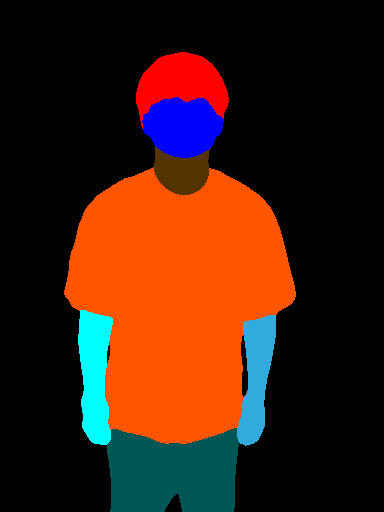
#> input picture styleme/resized_segmentation_img.png, 384 x 512 px
$ python get_seg_grayscale.py
#> lines starting #> are read from the running program, lines starting #| are printed output that depends on the picture
import cv2
from PIL import Image
import pickle
import json
import numpy as np

img = Image.open('./resized_segmentation_img.png')
#> img is the input picture: PIL image 384x512 RGB; mean R, G, B 62.8, 30.5, 16.8
img_w ,img_h = img.size
#> img_w = 384; img_h = 512

img = np.array(img)
gray_img=np.zeros((img_h,img_w))

for y_idx in range(img.shape[0]):
    for x_idx in range(img.shape[1]):
        tmp = img[y_idx][x_idx]
        if np.array_equal(tmp, [0,0,0]):
            gray_img[y_idx][x_idx] = 0
        if np.array_equal(tmp, [255,0,0]):
            gray_img[y_idx][x_idx] = 2 #머리카락
        elif np.array_equal(tmp, [0,0,255]):
            gray_img[y_idx][x_idx] = 13 #머리
        elif np.array_equal(tmp, [85, 51, 0]):
            gray_img[y_idx][x_idx] = 10 #목
        elif np.array_equal(tmp, [255, 85, 0]):
            gray_img[y_idx][x_idx] = 5 #몸통
        elif np.array_equal(tmp, [0, 255, 255]):
            gray_img[y_idx][x_idx] = 15 #왼팔
        elif np.array_equal(tmp, [51, 170, 221]):
            gray_img[y_idx][x_idx] = 14 #오른팔
        elif np.array_equal(tmp, [0, 85, 85]):
            gray_img[y_idx][x_idx] = 9 #바지
        elif np.array_equal(tmp, [0, 0, 85]):
            gray_img[y_idx][x_idx] = 6 #원피스
        elif np.array_equal(tmp, [0, 128, 0]):
            gray_img[y_idx][x_idx] = 12 #치마
        elif np.array_equal(tmp, [177, 255, 85]):
            gray_img[y_idx][x_idx] = 17 #왼다리
        elif np.array_equal(tmp, [85, 255, 170]):
            gray_img[y_idx][x_idx] = 16 #오른다리
        elif np.array_equal(tmp, [0, 119, 221]):
            gray_img[y_idx][x_idx] = 5 #외투
        else:
            gray_img[y_idx][x_idx] = 0
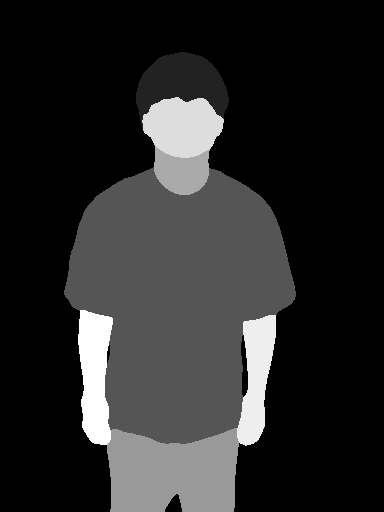
#> gray_img: shape (512, 384) float64; min 0, max 15, mean 2.4; drawn with min black and max white

img=cv2.resize(gray_img,(768,1024),interpolation=cv2.INTER_NEAREST)
#> img: shape (1024, 768) float64
bg_img = Image.fromarray(np.uint8(img),"L")
bg_img.save("./HR-VITON/test/test/image-parse-v3/00001_00.png")
